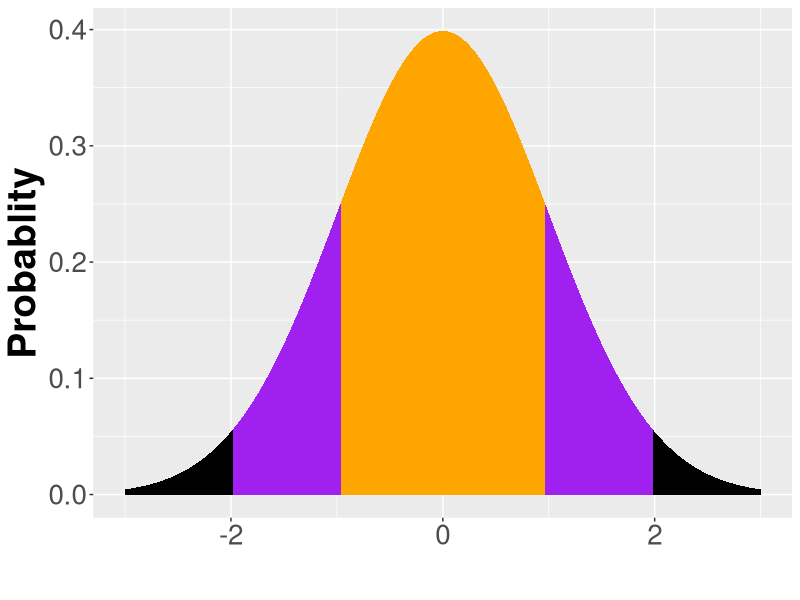
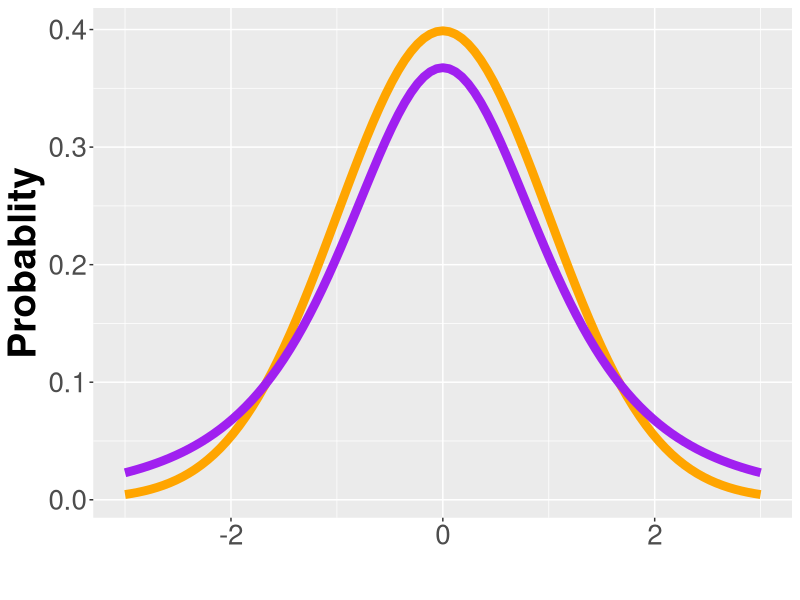
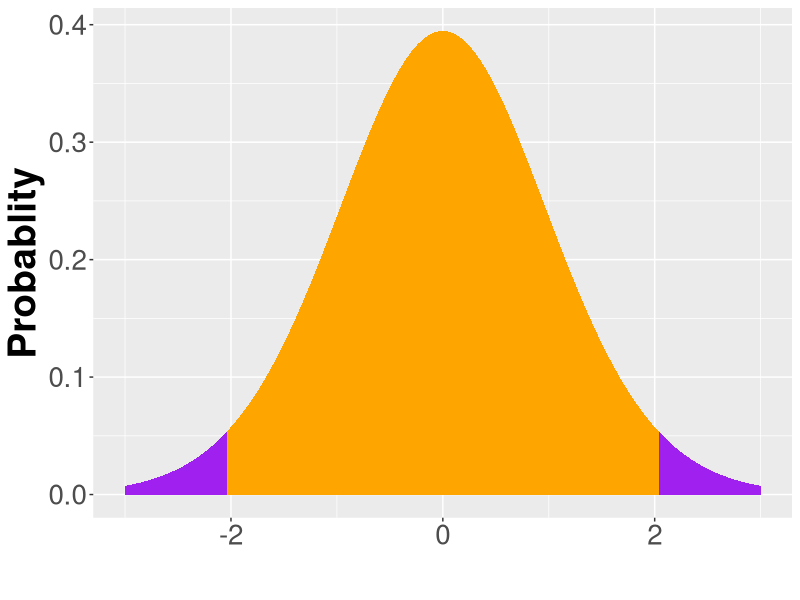
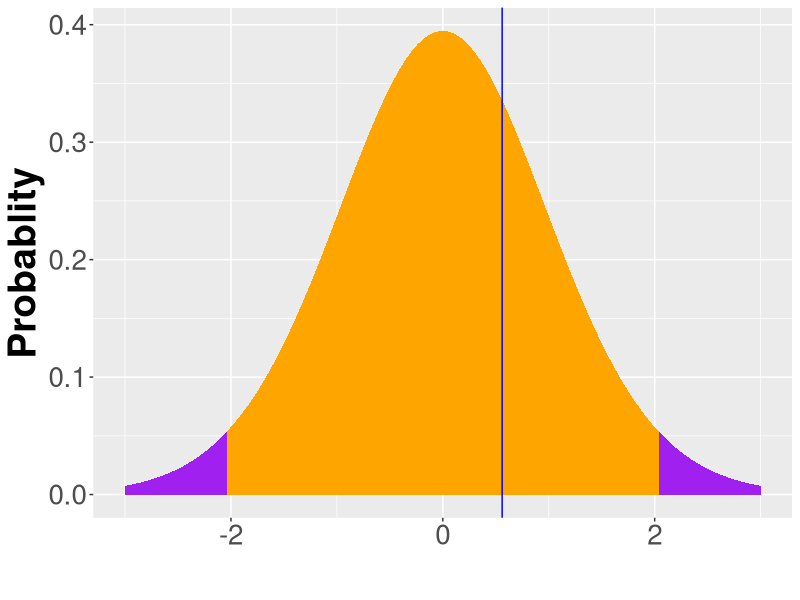
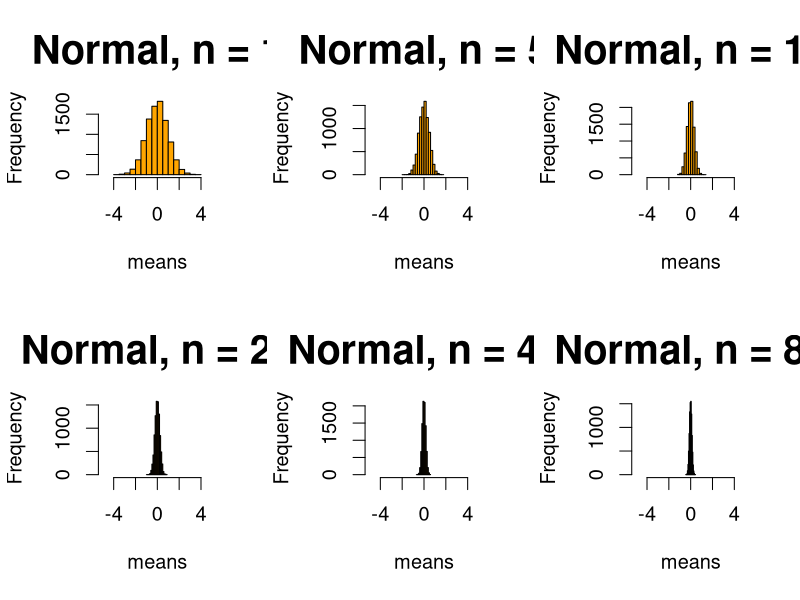
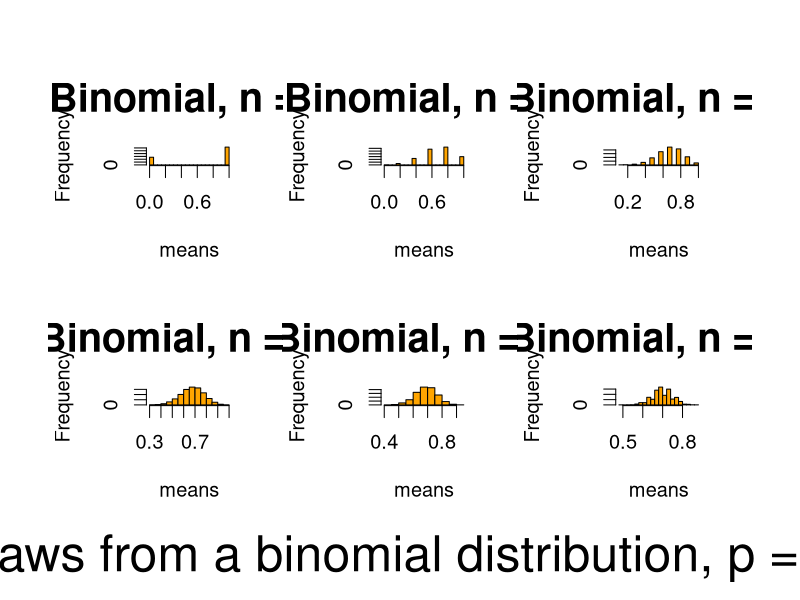

Here is the R script that generated these plots, in order:
#graphs and tables from normality lecture
#
#manipulations of binomial distribution used central_limit_theorem.R script from
#code_examples folder.  Note rbinom is odd. p is chance of success, n is hte number
#of observations (how many times you draw N balls from the urn), and size is N 
#(the number of balls you draw from the urn).  
#
require(ggplot2)

dnorm_one_sd <- function(x){
  norm_one_sd <- dnorm(x)
  # Have NA values outside interval x in [-1, 1]:
  norm_one_sd[x <= -1 | x >= 1] <- NA
  return(norm_one_sd)
}

dnorm_two_sd <- function(x){
  norm_one_sd <- dnorm(x)
  # Have NA values outside interval x in [-1, 1]:
  norm_one_sd[x <= -2 | x >= 2] <- NA
  return(norm_one_sd)
}
#standard normal with 1 and 2 se highlighted ####
ggplot(data = data.frame(x = c(-3, 3)), aes(x)) +
  stat_function(fun = dnorm, n = 101, args = list(mean = 0, sd = 1), size = 3, fill = "black",
                geom = "area")+
  stat_function(fun = dnorm_two_sd, geom = "area", fill = "purple") +
  stat_function(fun = dnorm_one_sd, geom = "area", fill = "orange") +
  ylab("Probablity") +
  xlab("")+
  theme(axis.title.x = element_text(face="bold", size=28), 
        axis.title.y = element_text(face="bold", size=28), 
        axis.text.y  = element_text(size=20),
        axis.text.x  = element_text(size=20), 
        legend.text =element_text(size=20),
        legend.title = element_text(size=20, face="bold"),
        plot.title = element_text(hjust = 0.5, face="bold", size=32))

#compare t and normal distribution####
ggplot(data = data.frame(x = c(-3, 3)), aes(x)) +
  stat_function(fun = dnorm, n = 101, args = list(mean = 0, sd = 1), size = 3, color = "orange",
                geom = "line") + 
  stat_function(fun = dt, n = 101, args = list( df= 3), size = 3, color = "purple",
                geom = "line") +
  ylab("Probablity") +
  xlab("")+
  theme(axis.title.x = element_text(face="bold", size=28), 
        axis.title.y = element_text(face="bold", size=28), 
        axis.text.y  = element_text(size=20),
        axis.text.x  = element_text(size=20), 
        legend.text =element_text(size=20),
        legend.title = element_text(size=20, face="bold"),
        plot.title = element_text(hjust = 0.5, face="bold", size=32))

#show where .56 lies on t distribution #####
dt_one_sd <- function(x, df){
  norm_one_sd <- dt(x, df)
  # Have NA values outside interval x in [-1, 1]:
  norm_one_sd[x <= -2.06 | x >= 2.06] <- NA
  return(norm_one_sd)
}
ggplot(data = data.frame(x = c(-3, 3)), aes(x)) +
  stat_function(fun = dt, n = 101, args = list( df= 24), size = 3, fill = "purple",
                geom = "area") +
  stat_function(fun = dt_one_sd, args = list( df= 24), geom = "area", fill = "orange") +
    ylab("Probablity") +
  xlab("")+
  theme(axis.title.x = element_text(face="bold", size=28), 
        axis.title.y = element_text(face="bold", size=28), 
        axis.text.y  = element_text(size=20),
        axis.text.x  = element_text(size=20), 
        legend.text =element_text(size=20),
        legend.title = element_text(size=20, face="bold"),
        plot.title = element_text(hjust = 0.5, face="bold", size=32))

#add vline to show sample value####
ggplot(data = data.frame(x = c(-3, 3)), aes(x)) +
  stat_function(fun = dt, n = 101, args = list( df= 24), size = 3, fill = "purple",
                geom = "area") +
  stat_function(fun = dt_one_sd, args = list( df= 24), geom = "area", fill = "orange") +
  ylab("Probablity") +
  xlab("")+
  theme(axis.title.x = element_text(face="bold", size=28), 
        axis.title.y = element_text(face="bold", size=28), 
        axis.text.y  = element_text(size=20),
        axis.text.x  = element_text(size=20), 
        legend.text =element_text(size=20),
        legend.title = element_text(size=20, face="bold"),
        plot.title = element_text(hjust = 0.5, face="bold", size=32))+
  geom_vline(xintercept = .56, color = "blue")

#normal
n=c(1,5,10,20,40,80)
means=1:9000
par(mfrow=c(2,3), ask=T, cex = 1.2, cex.main = 2)
for (j in 1:length(n)){
  for (i in 1:length(means)){
    means[i]=mean(rnorm(n=n[j]))
  }
  hist(means, main=paste("Normal, n = ",n[j], sep = ""), col = "orange", xlim = c(-5,5))
}

#binomial
n=c(1,5,10,20,40,80)
means=1:9000
par(mfrow=c(2,3), oma = c(3,2,2,2), ask=F, cex = 1.2, cex.main = 2)
for (j in 1:length(n)){
  for (i in 1:length(means)){
    means[i]=mean(rbinom(n=n[j], 1, .7))
  }
  hist(means, main=paste("Binomial, n = ",n[j], sep = ""), col = "orange")
}
mtext("Draws from a binomial distribution, p = .7", outer = T, side = 1, 
      cex = 3, line = 1)